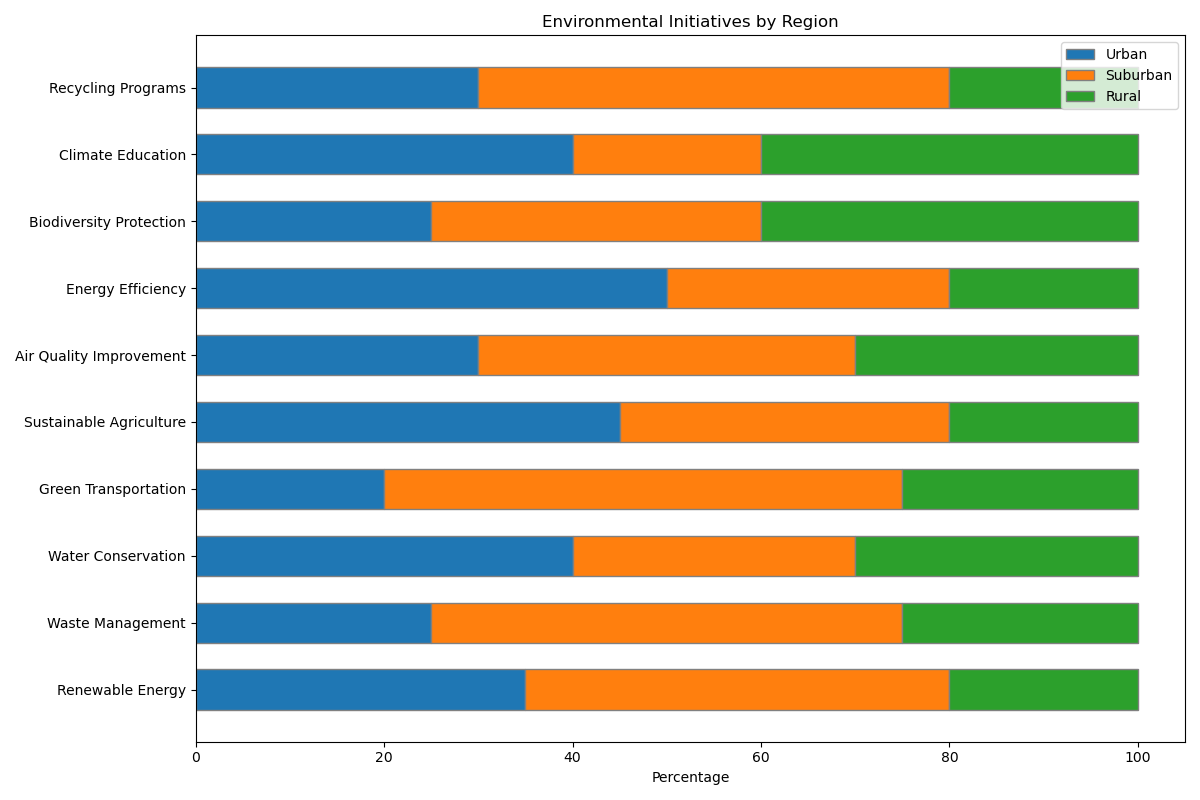

Python code for this plot:
import matplotlib.pyplot as plt
import numpy as np

# Data
categories = ['Renewable Energy', 'Waste Management', 'Water Conservation', 'Green Transportation', 'Sustainable Agriculture', 
              'Air Quality Improvement', 'Energy Efficiency', 'Biodiversity Protection', 'Climate Education', 'Recycling Programs']
urban = [35, 25, 40, 20, 45, 30, 50, 25, 40, 30]
suburban = [45, 50, 30, 55, 35, 40, 30, 35, 20, 50]
rural = [20, 25, 30, 25, 20, 30, 20, 40, 40, 20]

# Create plot
fig, ax = plt.subplots(figsize=(12, 8))

bar_width = 0.6
bar_positions = np.arange(len(categories))

ax.barh(bar_positions, urban, color='#1f77b4', edgecolor='grey', height=bar_width, label='Urban')
ax.barh(bar_positions, suburban, left=urban, color='#ff7f0e', edgecolor='grey', height=bar_width, label='Suburban')
ax.barh(bar_positions, rural, left=np.array(urban) + np.array(suburban), color='#2ca02c', edgecolor='grey', height=bar_width, label='Rural')

# Labeling
ax.set_yticks(bar_positions)
ax.set_yticklabels(categories)
ax.set_xlabel('Percentage')
ax.set_title('Environmental Initiatives by Region')
ax.legend(loc='upper right')

plt.tight_layout()
plt.show()
